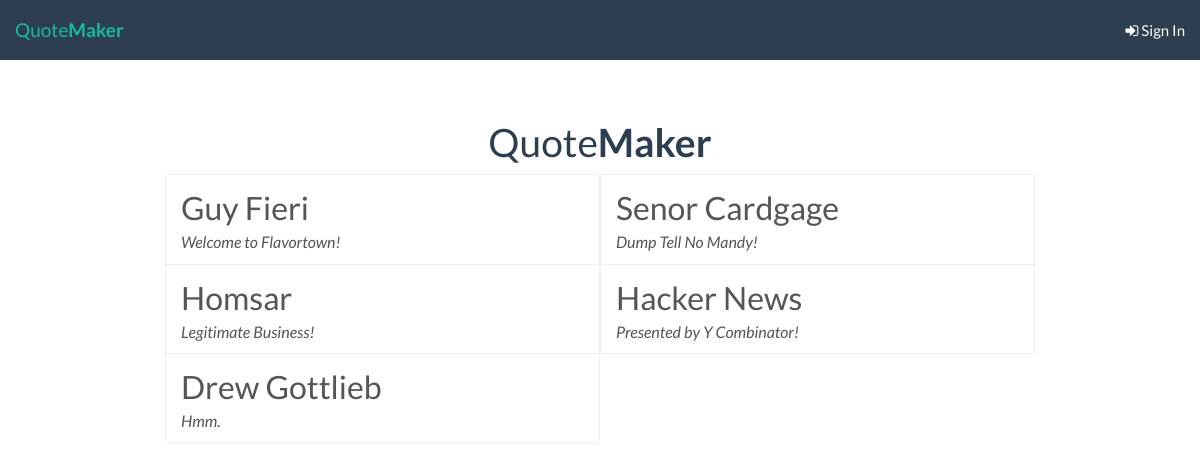
//, run on the app's committed database.
### quote/models.py (models this page shows, shortened)
class Homestarkov(models.Model):
    path = models.CharField(unique=True, max_length=255)
    name = models.CharField(max_length=255)
    tagline = models.CharField(max_length=255)
    corpus = models.TextField()

### quote/views.py (called while the page is built)
def home(request):
    context = {
        'navbar': 'home',
        'characters': Homestarkov.objects.all()
    }
    return render(request, 'list.html', context)

### quote/templates/list.html
{% extends 'base.html' %}
{% block content %}
<h1 class='text-center'>Quote<strong>Maker</strong></h1>
<div class='list-group'>
    {% for character in characters %}
    <a href='/{{ character.path }}' class='list-group-item col-md-6 col-sm-12'>
        <span class='name'>{{ character.name }}</span><br /><span class='subtitle'>{{ character.tagline }}</span>
    </a>
    {% endfor %}
</div >
{% endblock %}

### quote/templates/base.html (shortened to what this page needs)
{% load staticfiles %}
<!DOCTYPE html>
<html>
<head lang="en">
    <link rel="stylesheet" href="https://maxcdn.bootstrapcdn.com/bootstrap/3.3.2/css/bootstrap.min.css">
    <link rel="stylesheet" href="{% static 'css/flatly.css' %}">
    <link rel="stylesheet" href="{% static 'css/main.css' %}">
    <link rel="stylesheet" href="//maxcdn.bootstrapcdn.com/font-awesome/4.3.0/css/font-awesome.min.css">
</head>
<body>
    {% include 'navbar.html' %}
    <div class="container">
        {% block content %}{% endblock %}
    </div>
</body>
</html>

### quote/templates/navbar.html (shortened to what this page needs)
<nav class="navbar navbar-default navbar-fixed-top">
    <div class="container-fluid">
        <div class="navbar-header">
            <a class="navbar-brand" href="{% url 'quote:home' %}">Quote<strong>Maker</strong></a>
        </div>
        <div id="navbar" class="navbar-collapse collapse">
            {% if user.is_authenticated %}
                <ul class="nav navbar-nav navbar-right">
                    <li><p class="navbar-text">{{ user.get_full_name }}</p></li>
                    <li><a href="{% url 'quote:logout' %}"><i class="fa fa-sign-out"></i>&nbsp;Sign Out</a></li>
                </ul>
            {% elif navbar != 'login' %}
                <ul class="nav navbar-nav navbar-right">
                    <li><a href="{% url 'quote:login' %}"><i class="fa fa-sign-in"></i>&nbsp;Sign In</a></li>
                </ul>
            {% endif %}
        </div>
    </div>
</nav>

### quote/static/css/main.css (style rules this page uses)
.subtitle { font-style: italic; font-size: 12pt; }
.name { font-style: bold; font-size: 24pt; }
a { text-decoration: none; }
.container { max-width: 900px; }

### data on the page
Homestarkov: name "Guy Fieri", tagline "Welcome to Flavortown!"
Homestarkov: name "Senor Cardgage", tagline "Dump Tell No Mandy!"
Homestarkov: name "Homsar", tagline "Legitimate Business!"
Homestarkov: name "Hacker News", tagline "Presented by Y Combinator!"
Homestarkov: name "Drew Gottlieb", tagline "Hmm."
